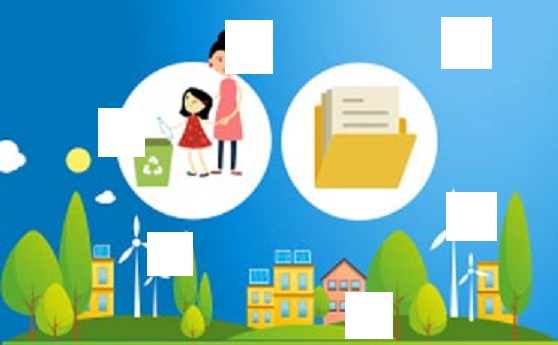
#> input picture cropped_input_image.jpg, 558 x 345 px
$ python patch_coordinates.py   (older library calls are emulated)
#> lines starting #> are read from the running program, lines starting #| are printed output that depends on the picture; after the words box and inside, x2 and y2 are one past the last pixel; in counts of white or black regions, pixels touching at a corner belong together
__author__ = 'skoppuravuri'

import numpy as np
import cv2
import sys

counter = 0

def angle_cos(p0, p1, p2):
    d1, d2 = (p0-p1).astype('float'), (p2-p1).astype('float')
    return abs( np.dot(d1, d2) / np.sqrt( np.dot(d1, d1)*np.dot(d2, d2) ) )

def find_squares(img):
    img = cv2.GaussianBlur(img, (3, 3), 0)
    squares = []
    for gray in cv2.split(img):
        for thrs in range(0, 255, 25):
            if thrs == 0:
                bin = cv2.Canny(gray, 0, 50, apertureSize=5)
                bin = cv2.dilate(bin, None)
            else:
                _retval, bin = cv2.threshold(gray, thrs, 255, cv2.THRESH_BINARY)
            bin, contours, _hierarchy = cv2.findContours(bin, cv2.RETR_LIST, cv2.CHAIN_APPROX_SIMPLE)
            for cnt in contours:
                cnt_len = cv2.arcLength(cnt, True)
                cnt = cv2.approxPolyDP(cnt, 0.02*cnt_len, True)
                if len(cnt) == 4 and cv2.contourArea(cnt) > 1000 and cv2.isContourConvex(cnt):
                    cnt = cnt.reshape(-1, 2)
                    max_cos = np.max([angle_cos( cnt[i], cnt[(i+1) % 4], cnt[(i+2) % 4] ) for i in range(4)])
                    if max_cos < 0.1:
                        squares.append(cnt)
    return squares

if __name__ == '__main__':
    from glob import glob
    for fn in glob("cropped_input_image.jpg"):
        img = cv2.imread(fn)
#> img is the input picture: shape (345, 558, 3); mean B, G, R 181.5, 178.1, 117.7
        squares = find_squares(img)
#> the loop in find_squares, `for gray in cv2.split(img):` made 3 passes
#> after the loop in find_squares, `for gray in cv2.split(img):`: cnt = [[444, 19], [443, 65], [489, 66], [489, 19]]; max_cos = 0.0217; squares = 36 items
#> squares = 36 items
        print(squares)
#> (printed output is left out)
        cv2.drawContours( img, squares, -1, (0, 0, 255), 1 )
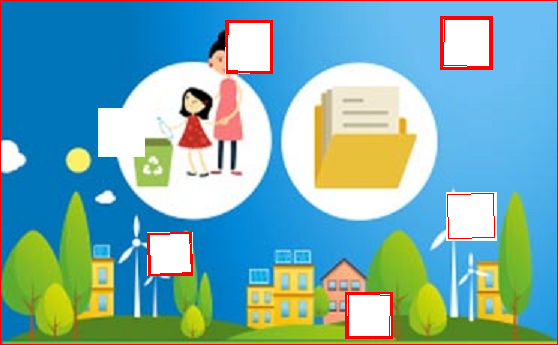
#> img: shape (345, 558, 3); 2.24% of pixels changed, all inside (x1, y1, x2, y2) = (0, 0, 558, 345)
        cv2.imshow('squares', img)
        ch = cv2.waitKey()
#> (key Esc is pressed here)
        if ch == 27:
            break
        print (len(squares))
    cv2.destroyAllWindows()
